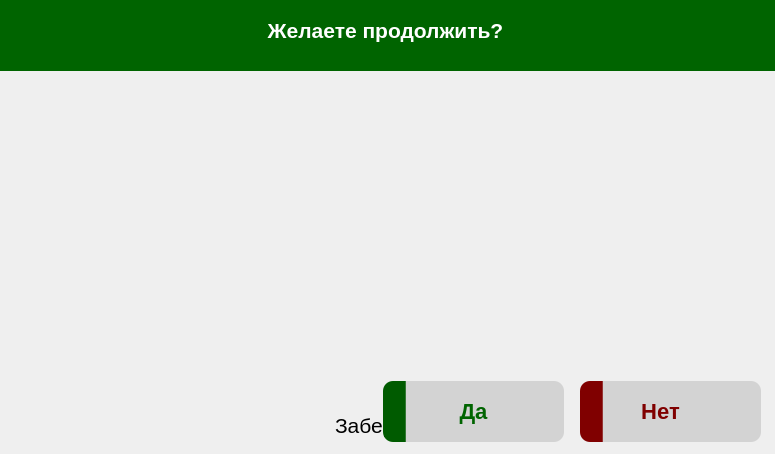
<?xml version="1.0" encoding="UTF-8"?>
<ui version="4.0">
 <class>choiceCountinueWindow</class>
 <widget class="QWidget" name="choiceCountinueWindow">
  <property name="geometry">
   <rect>
    <x>0</x>
    <y>0</y>
    <width>775</width>
    <height>454</height>
   </rect>
  </property>
  <property name="minimumSize">
   <size>
    <width>775</width>
    <height>454</height>
   </size>
  </property>
  <property name="maximumSize">
   <size>
    <width>775</width>
    <height>454</height>
   </size>
  </property>
  <property name="windowTitle">
   <string>choiceCountinue</string>
  </property>
  <property name="windowIcon">
   <iconset resource="res.qrc">
    <normaloff>:/rec/pictures/free-icon-atm-5346812.png</normaloff>:/rec/pictures/free-icon-atm-5346812.png</iconset>
  </property>
  <widget class="QLabel" name="label">
   <property name="geometry">
    <rect>
     <x>-10</x>
     <y>-10</y>
     <width>791</width>
     <height>81</height>
    </rect>
   </property>
   <property name="font">
    <font>
     <pointsize>16</pointsize>
     <bold>true</bold>
    </font>
   </property>
   <property name="styleSheet">
    <string notr="true">color:white;
background-color:#006400;</string>
   </property>
   <property name="text">
    <string>Желаете продолжить?</string>
   </property>
   <property name="alignment">
    <set>Qt::AlignCenter</set>
   </property>
  </widget>
  <widget class="QGroupBox" name="giveCard_group">
   <property name="geometry">
    <rect>
     <x>165</x>
     <y>-30</y>
     <width>431</width>
     <height>491</height>
    </rect>
   </property>
   <property name="minimumSize">
    <size>
     <width>0</width>
     <height>454</height>
    </size>
   </property>
   <property name="autoFillBackground">
    <bool>false</bool>
   </property>
   <property name="styleSheet">
    <string notr="true">border:none;</string>
   </property>
   <property name="title">
    <string>GroupBox</string>
   </property>
   <widget class="QGraphicsView" name="graphicsView_2">
    <property name="geometry">
     <rect>
      <x>10</x>
      <y>40</y>
      <width>411</width>
      <height>391</height>
     </rect>
    </property>
    <property name="styleSheet">
     <string notr="true">background: transparent</string>
    </property>
   </widget>
   <widget class="QLabel" name="label_2">
    <property name="geometry">
     <rect>
      <x>170</x>
      <y>440</y>
      <width>151</width>
      <height>31</height>
     </rect>
    </property>
    <property name="font">
     <font>
      <pointsize>16</pointsize>
     </font>
    </property>
    <property name="text">
     <string>Заберите карту</string>
    </property>
   </widget>
  </widget>
  <widget class="QWidget" name="layoutWidget">
   <property name="geometry">
    <rect>
     <x>20</x>
     <y>380</y>
     <width>741</width>
     <height>63</height>
    </rect>
   </property>
   <layout class="QHBoxLayout" name="horizontalLayout">
    <item>
     <spacer name="horizontalSpacer">
      <property name="orientation">
       <enum>Qt::Horizontal</enum>
      </property>
      <property name="sizeHint" stdset="0">
       <size>
        <width>40</width>
        <height>20</height>
       </size>
      </property>
     </spacer>
    </item>
    <item>
     <widget class="QPushButton" name="yesButton">
      <property name="minimumSize">
       <size>
        <width>191</width>
        <height>61</height>
       </size>
      </property>
      <property name="styleSheet">
       <string notr="true">background-color: qlineargradient(spread:pad, x1:0.122749, y1:1, x2:0.129, y2:1, stop:0 rgba(0, 91, 0, 255), stop:1 rgba(211, 211, 211, 255));
color: #006400;
font-size: 22px;
font-weight: 700;
margin-left:10px;

border-radius: 10px;</string>
      </property>
      <property name="text">
       <string>Да</string>
      </property>
      <property name="icon">
       <iconset resource="res.qrc">
        <normaloff>:/rec/pictures/free-icon-check-mark-5299035.png</normaloff>:/rec/pictures/free-icon-check-mark-5299035.png</iconset>
      </property>
      <property name="iconSize">
       <size>
        <width>30</width>
        <height>30</height>
       </size>
      </property>
     </widget>
    </item>
    <item>
     <widget class="QPushButton" name="noButton">
      <property name="minimumSize">
       <size>
        <width>191</width>
        <height>61</height>
       </size>
      </property>
      <property name="layoutDirection">
       <enum>Qt::RightToLeft</enum>
      </property>
      <property name="styleSheet">
       <string notr="true">background-color: qlineargradient(spread:pad, x1:0.122749, y1:1, x2:0.129, y2:1, stop:0 rgb(128, 0, 0), stop:1 rgba(211, 211, 211, 255));
color: #800000;
font-size: 22px;
font-weight: 700;
margin-left:10px;

border-radius: 10px;</string>
      </property>
      <property name="text">
       <string>Нет</string>
      </property>
      <property name="icon">
       <iconset resource="res.qrc">
        <normaloff>:/rec/pictures/free-icon-clear-1632708.png</normaloff>:/rec/pictures/free-icon-clear-1632708.png</iconset>
      </property>
      <property name="iconSize">
       <size>
        <width>30</width>
        <height>30</height>
       </size>
      </property>
     </widget>
    </item>
   </layout>
  </widget>
  <widget class="QGroupBox" name="choiceMarkGroup">
   <property name="geometry">
    <rect>
     <x>20</x>
     <y>130</y>
     <width>761</width>
     <height>91</height>
    </rect>
   </property>
   <property name="styleSheet">
    <string notr="true">border:none;</string>
   </property>
   <property name="title">
    <string/>
   </property>
   <widget class="QWidget" name="layoutWidget">
    <property name="geometry">
     <rect>
      <x>0</x>
      <y>10</y>
      <width>741</width>
      <height>72</height>
     </rect>
    </property>
    <layout class="QHBoxLayout" name="horizontalLayout_2">
     <item>
      <widget class="QPushButton" name="badSmile">
       <property name="minimumSize">
        <size>
         <width>70</width>
         <height>70</height>
        </size>
       </property>
       <property name="text">
        <string/>
       </property>
       <property name="icon">
        <iconset resource="res.qrc">
         <normaloff>:/rec/pictures/free-icon-sadness-7198866.png</normaloff>:/rec/pictures/free-icon-sadness-7198866.png</iconset>
       </property>
       <property name="iconSize">
        <size>
         <width>50</width>
         <height>50</height>
        </size>
       </property>
       <property name="flat">
        <bool>true</bool>
       </property>
      </widget>
     </item>
     <item>
      <spacer name="horizontalSpacer_2">
       <property name="orientation">
        <enum>Qt::Horizontal</enum>
       </property>
       <property name="sizeHint" stdset="0">
        <size>
         <width>40</width>
         <height>20</height>
        </size>
       </property>
      </spacer>
     </item>
     <item>
      <widget class="QPushButton" name="midSmile">
       <property name="minimumSize">
        <size>
         <width>70</width>
         <height>70</height>
        </size>
       </property>
       <property name="text">
        <string/>
       </property>
       <property name="icon">
        <iconset resource="res.qrc">
         <normaloff>:/rec/pictures/free-icon-meh-927557.png</normaloff>:/rec/pictures/free-icon-meh-927557.png</iconset>
       </property>
       <property name="iconSize">
        <size>
         <width>50</width>
         <height>50</height>
        </size>
       </property>
       <property name="flat">
        <bool>true</bool>
       </property>
      </widget>
     </item>
     <item>
      <spacer name="horizontalSpacer_3">
       <property name="orientation">
        <enum>Qt::Horizontal</enum>
       </property>
       <property name="sizeHint" stdset="0">
        <size>
         <width>40</width>
         <height>20</height>
        </size>
       </property>
      </spacer>
     </item>
     <item>
      <widget class="QPushButton" name="goodSmile">
       <property name="minimumSize">
        <size>
         <width>70</width>
         <height>70</height>
        </size>
       </property>
       <property name="maximumSize">
        <size>
         <width>70</width>
         <height>70</height>
        </size>
       </property>
       <property name="text">
        <string/>
       </property>
       <property name="icon">
        <iconset resource="res.qrc">
         <normaloff>:/rec/pictures/free-icon-smile-1794767.png</normaloff>:/rec/pictures/free-icon-smile-1794767.png</iconset>
       </property>
       <property name="iconSize">
        <size>
         <width>50</width>
         <height>50</height>
        </size>
       </property>
       <property name="flat">
        <bool>true</bool>
       </property>
      </widget>
     </item>
    </layout>
   </widget>
  </widget>
 </widget>
 <resources>
  <include location="res.qrc"/>
 </resources>
 <connections/>
</ui>
